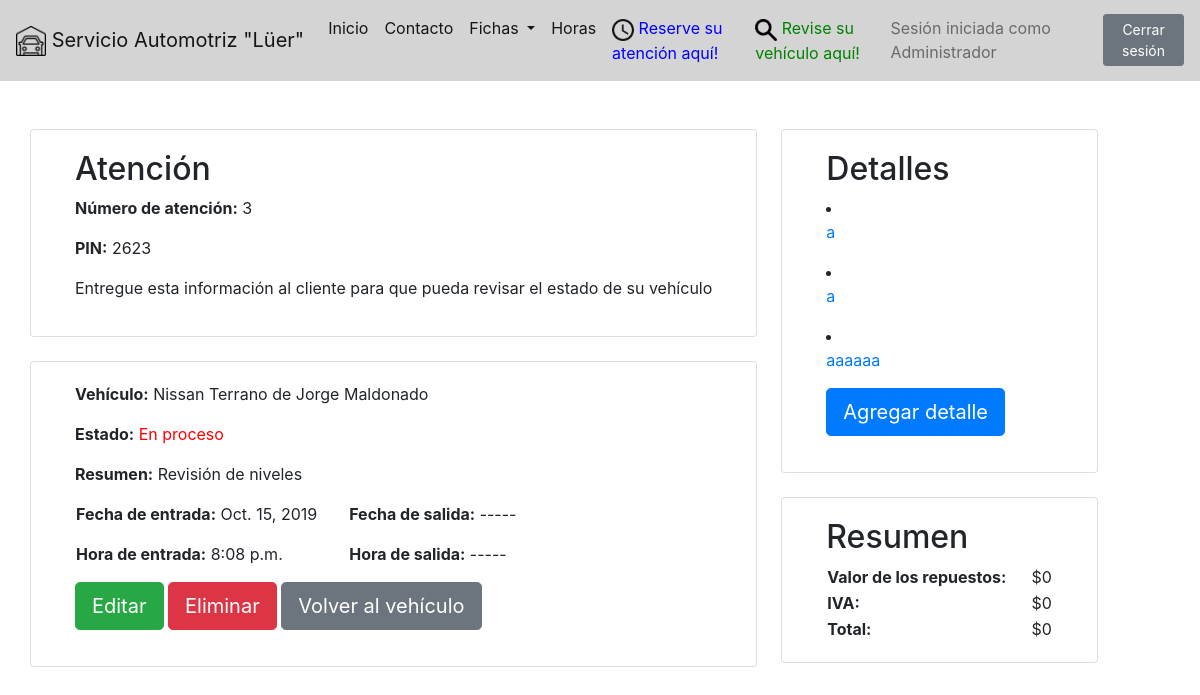
Page /fichas/vehiculos/4/atenciones/3/ (signed in) on the earlier database version.
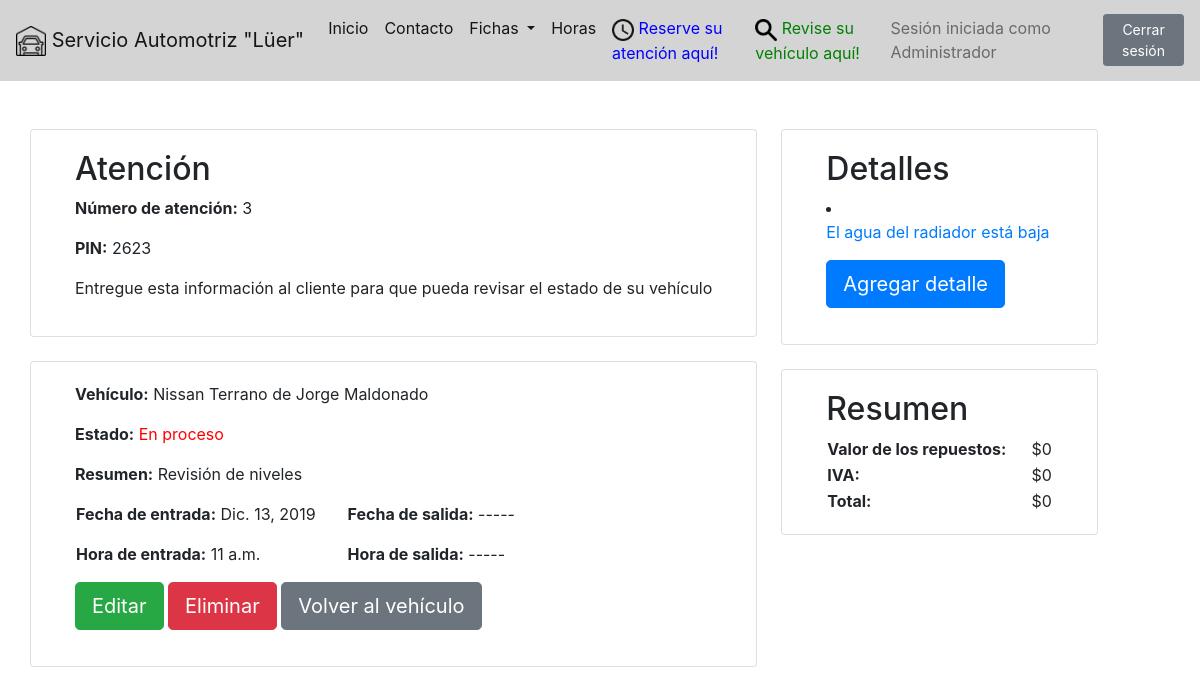
Same page on the later database version.
### fichas/models.py (models this page shows, shortened)
class Atencion(models.Model):
	id_vehiculo		= models.ForeignKey('Vehiculo', on_delete=models.CASCADE, verbose_name='Vehículo')
	pin				= models.CharField(max_length=4, default=create_pin)
	estado			= models.BooleanField(default=True)
	fecha_entrada	= models.DateField()
	fecha_salida	= models.DateField(blank=True, null=True)
	hora_entrada	= models.TimeField(blank=True, null=True)
	hora_salida		= models.TimeField(blank=True, null=True)
	observaciones	= models.CharField(max_length=512)
	objects			= AtencionManager()

class Detalle(models.Model):
	id_atencion		= models.ForeignKey('Atencion', on_delete=models.CASCADE, verbose_name='Atención')
	descripcion		= models.TextField(blank=True)
	image 			= models.ImageField(upload_to='image/', blank=True, null=True)
	repuesto		= models.CharField(max_length=256, blank=True, null=True)
	valor_repuesto	= models.PositiveIntegerField(blank=True, null=True)

class Vehiculo(models.Model):
	id_cliente	= models.ForeignKey('Cliente', blank = True, null = True, on_delete = models.SET_NULL, verbose_name='Dueño')
	patente		= models.CharField(max_length = 6)
	vin 		= models.CharField(max_length = 20, blank = True, null = True)
	tipo		= models.CharField(max_length = 40, default="Sedán")
	marca		= models.CharField(max_length = 40)
	modelo		= models.CharField(max_length = 40)
	kilometraje	= models.PositiveIntegerField()
	anyo		= models.PositiveIntegerField(null = True)
	imagen		= models.ImageField(upload_to='vehiculos/', blank=True, null=True)
	objects		= VehiculoManager()

class Cliente(models.Model):
	rut			= models.CharField(max_length = 10)
	nombre		= models.CharField(max_length = 100)
	telefono	= models.CharField(max_length = 12)
	email		= models.CharField(max_length = 100, blank = True)
	objects		= ClienteManager()
	def __str__(self):
		return self.nombre

### fichas/views.py (the view)
# urls.py: path('vehiculos/<int:id>/atenciones/<int:at>/', atencion_detail_view, name='atencion-detail'),
@login_required
def atencion_detail_view(request, id, at):
	obj = get_object_or_404(Atencion, id=at)
	detalles = Detalle.objects.all().filter(id_atencion=at)
	valor_repuestos = 0
	for detalle in detalles:
		if detalle.valor_repuesto:
			valor_repuestos += detalle.valor_repuesto
	iva = round(valor_repuestos*0.19)
	context = {
		"object": obj,
		"detalles_list": detalles,
		"valor_repuestos": valor_repuestos,
		"iva": iva,
		"total": valor_repuestos + iva
	}
	return render(request, "atenciones/atencion_detail.html", context)

### fichas/models.py (called while the page is built)
	def get_queryset(self):
		return AtencionQuerySet(self.model, using=self._db)

### fichas/templates/atenciones/atencion_detail.html
{% extends 'base.html' %}
{% block content %}
<div class="row">
	<div class="column">
		<div class="card px-4 mr-4 mb-4">
			<div class="card-body">
				<h2>Atención</h2>
				<p> <b>Número de atención:</b> {{ object.id }} </p>
				<p> <b>PIN:</b> {{ object.pin }} </p>
				<p>Entregue esta información al cliente para que pueda revisar el estado de su vehículo</p>
			</div>
		</div>
		<div class="card px-4 mr-4 mb-4">
			<div class="card-body">
				<p> <b>Vehículo:</b> {{ object.id_vehiculo.marca }} {{ object.id_vehiculo.modelo }} de {{ object.id_vehiculo.id_cliente }} </p>
				<p>
					<b>Estado:</b>
					{% if object.estado %}
					<font color="red">En proceso</font>
					{% else %}
					<font color="green">Listo</font>
					{% endif %}
				</p>
				<p> <b>Resumen:</b> {{ object.observaciones }} </p>
				<div class="row">
					<div class="column px-3">
						<p> <b>Fecha de entrada:</b> {{ object.fecha_entrada }} </p>
						<p> <b>Hora de entrada:</b>{% if object.hora_entrada %} {{ object.hora_entrada }} {% else %} ----- {% endif %} </p>
					</div>
					<div class="column px-3">
						<p> <b>Fecha de salida:</b>{% if object.fecha_salida %} {{ object.fecha_salida }} {% else %} ----- {% endif %}</p>
						<p> <b>Hora de salida:</b>{% if object.hora_salida %} {{ object.hora_salida }} {% else %} ----- {% endif %}</p>
					</div>
				</div>
				<p>
					{% if user.is_staff %}
					<input type="button" class="btn btn-success btn-lg" onclick="location.href='./editar/';" value="Editar" />
					<input type="button" class="btn btn-danger btn-lg" onclick="location.href='./eliminar/';" value="Eliminar" />
					{% endif %}
					<input type="button" class="btn btn-secondary btn-lg" onclick="location.href='../../';" value="Volver al vehículo" />
				</p>
			</div>
		</div>
	</div>
	<div class="column">
		<div class="card px-4 mb-4">
			<div class="card-body">
				<h2> Detalles </h2>
				{% if detalles_list %}
				{% for instance in detalles_list %}
				<li>
					<p><a href='./detalles/{{ instance.id }}'>{{ instance.descripcion }}</a></p>
				</li>
				{% endfor %}
				{% else %}
				<p>Esta atención no tiene detalles.</p>
				{% endif %}
				<p><input type="button" class="btn btn-primary btn-lg" onclick="location.href='./detalles/crear/';" value="Agregar detalle" /></p>
			</div>
		</div>
		<div class="card px-4">
			<div class="card-body">
				<h2>Resumen</h2>
				<table>
					<tr>
						<td class="pr-4"><b>Valor de los repuestos:</b></td>
						<td>${{ valor_repuestos }}</td>
					</tr>
					<tr>
						<td><b>IVA:</b></td>
						<td>${{ iva }}</td>
					</tr>
					<tr>
						<td><b>Total:</b></td>
						<td>${{ total }}</td>
					</tr>
				</table>
			</div>
		</div>
	</div>
</div>
{% endblock %}

Differences in the rows shown:
removed Detalle: descripcion "a"
removed Detalle: descripcion "a"
removed Detalle: descripcion "aaaaaa"
changed Atencion "Revisión de niveles": fecha_entrada "Oct. 15, 2019" → "Dic. 13, 2019"; hora_entrada "8:08 p.m." → "11 a.m."
added Detalle: descripcion "El agua del radiador está baja"
